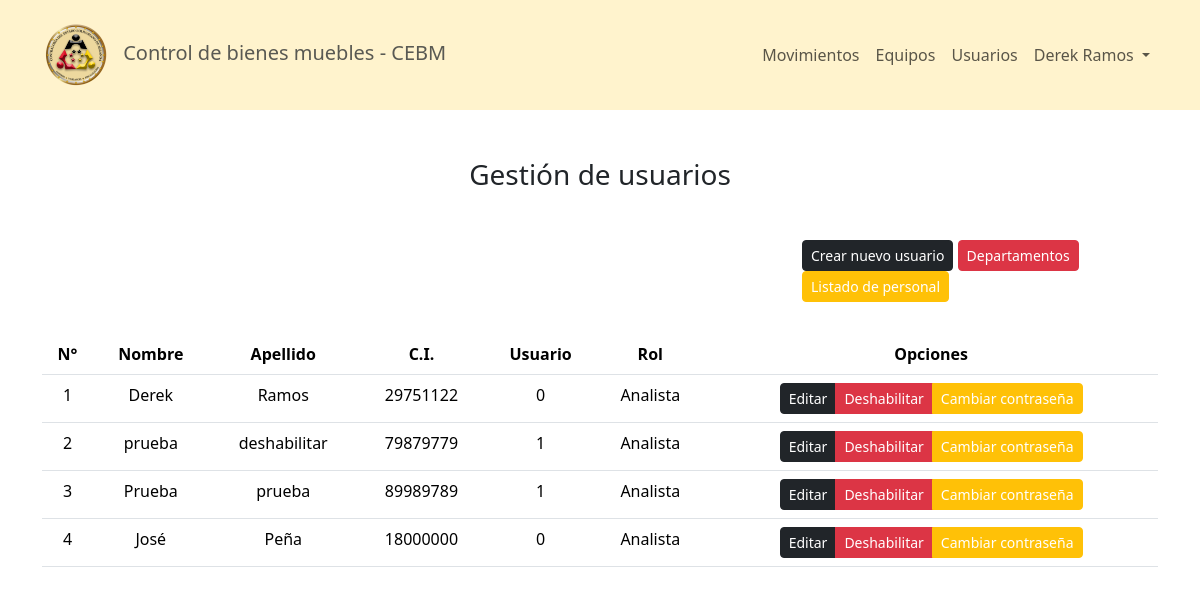
Before: /pages/usuarios.php (signed in) with the older database file.
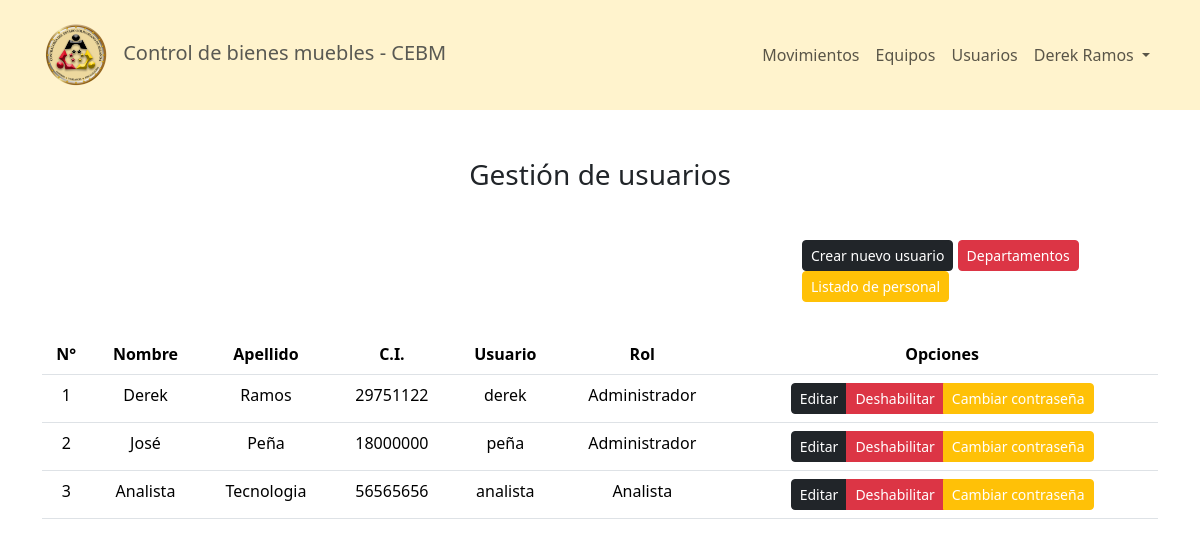
After: the same page with the newer database file.
### tables this page shows
CREATE TABLE `usuarios` (
  `id` int(11) NOT NULL,
  `nombre` varchar(40) NOT NULL,
  `apellido` varchar(40) NOT NULL,
  `ci` varchar(8) NOT NULL,
  `departamento` int(11) NOT NULL,
  `rol` tinyint(4) NOT NULL,
  `estatus` tinyint(4) NOT NULL,
  `username` varchar(30) NOT NULL,
  `password` varchar(256) NOT NULL
);

### pages/usuarios.php (the view, shortened to what this page needs)
<?php include('../config/Header.php'); ?>
<?php include('../config/NavBar.php'); ?>
<section class="mt-5">
    <h3 class="text-center">Gestión de usuarios</h3>
    <div class="container mt-5">
        <div class="d-flex row justify-content-end">
            <div class="col-sm-4">
                <button type="button" class="btn btn-sm btn-dark" data-bs-toggle="modal" data-bs-target="#usuario">
                    Crear nuevo usuario
                </button>
                <button type="button" class="btn btn-sm btn-danger" data-bs-toggle="modal" data-bs-target="#departamentos">Departamentos</button>
                <button type="button" class="btn btn-sm text-white btn-warning" data-bs-toggle="modal" data-bs-target="#funcionarios">Listado de personal</button>
            </div>
        </div>
    </div>
    <div class="container d-flex justify-content-center text-center mt-3">
        <table class="table table-hover mt-3">
            <thead>
                <tr>
                    <th scope="col">N°</th>
                    <th scope="col">Nombre</th>
                    <th scope="col">Apellido</th>
                    <th scope="col">C.I.</th>
                    <th scope="col">Usuario</th>
                    <th scope="col">Rol</th>
                    <th scope="col">Opciones</th>
                </tr>
            </thead>
            <tbody>
                <?php
                $contador = 1;
                require('../config/conex.php');
                $res = mysqli_query($conn, "SELECT * FROM usuarios");
                while ($row = mysqli_fetch_array($res)) {
                    if ($row[6] != 1) {
                ?>
                        <tr>
                            <td><?php echo ($contador); ?></td>
                            <td><?php echo ($row[1]); ?></td>
                            <td><?php echo ($row[2]); ?></td>
                            <td><?php echo ($row[3]); ?></td>
                            <td><?php echo ($row[7]); ?></td>
                            <td><?php if ($row[5] == 0) {
                                    echo ("Administrador");
                                } else if ($row[5] == 1) {
                                    echo ("Analista");
                                } ?></td>
                            <td>
                                <div class="btn-group" role="group">
                                    <a href="editUser.php?id=<?php echo ($row[0]); ?>&op=e" class="btn btn-sm btn-dark">Editar</a>
                                    <button class="btn btn-sm btn-danger" onclick="confirmDisable(<?php echo ($row[0]); ?>)">Deshabilitar</button>
                                    <a href="editUser.php?id=<?php echo ($row[0]); ?>&op=p" class="btn btn-sm btn-warning text-white">Cambiar contraseña</a>
                                </div>
                            </td>
                        </tr>
                <?php $contador++;
                    }
                } ?>
            </tbody>
        </table>
    </div>
</section>
<?php
include('../config/FooterHtml.php');
?>

Changed rows visible on the page:
no longer on this page (row unchanged): usuarios: nombre "prueba", apellido "deshabilitar", ci "79879779", estatus "1", shows "Analista"
removed usuarios: nombre "Prueba", apellido "prueba", ci "89989789", estatus "1", shows "Analista"
computed for usuarios "Derek": username "0" → "derek"; text "Analista" → "Administrador"
computed for usuarios "José": username "0" → "peña"; text "Analista" → "Administrador"
now on this page (row unchanged): usuarios: nombre "Analista", apellido "Tecnologia", ci "56565656", username "analista", rol "Analista"
